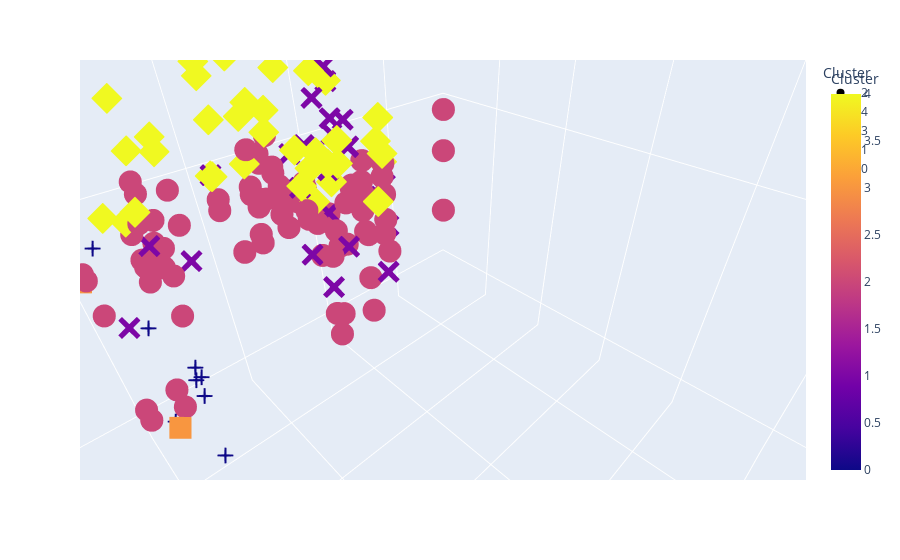

Write notebook code for a chart like this one.
### Code cell
px.scatter_3d(
    df,
    x='Interest Score',
    y='Principal Component 1',
    z='XTN',
    symbol='Cluster',
    color='Cluster',
    width=800
)
